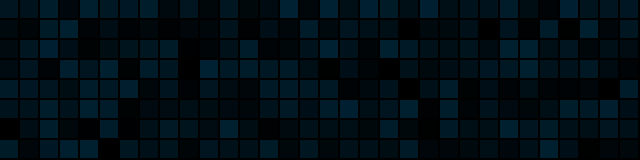
Frame 1 (no input)
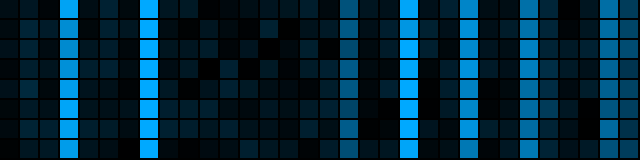
Frame 60 (the mouse pressed at the canvas centre just before this capture)
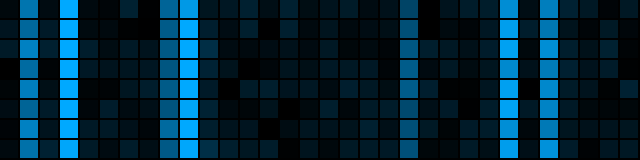
Frame 120 (the mouse held since frame 60 and released just before this capture)

The Processing sketch that drew these frames (run headless with seeded random() and noise(); from frame 60 on, the mouse is pressed at the canvas centre):

// Processing sketch: Laser_atttack_blue
// ── Laser_atttack_blue.pde
int pixelSize = 20;
int cols = 32;
int rows = 8;
int gap = 2;

float[][] brightnessArr;
boolean[][] isFadingArr;
int[][] countdownArr;

float[][] staticArr;

void settings() {
  size(cols * pixelSize, rows * pixelSize);
}

void setup() {
  colorMode(HSB, 360, 100, 100);
  noStroke();

  // Initialize arrays
  brightnessArr = new float[cols][rows];
  isFadingArr = new boolean[cols][rows];
  countdownArr = new int[cols][rows];
  staticArr = new float[cols][rows];
  
  for (int i = 0; i < cols; i++) {
    for (int j = 0; j < rows; j++) {
      brightnessArr[i][j] = 0;
      isFadingArr[i][j] = false;
      countdownArr[i][j] = 0;
      staticArr[i][j] = random(10, 30);
    }
  }
}

void draw() {
  background(0);

  // Add some static
  for (int i = 0; i < cols; i++) {
    for (int j = 0; j < rows; j++) {
      fill(0, 0, staticArr[i][j]);
      rect(i * pixelSize, j * pixelSize, pixelSize - gap, pixelSize - gap);
    }
  }

  // Every 5 frames start a new "laser"
  if (frameCount % 5 == 0) {
    int i = floor(random(cols));
    brightnessArr[i][0] = 100;
    countdownArr[i][0] = int(random(8, 15)); // Make the lasers a bit longer
  }

  // Process colors and trails
  for (int i = 0; i < cols; i++) {
    for (int j = 0; j < rows; j++) {
      
      if (countdownArr[i][j] > 0) {
        if (j < rows - 1) {
          countdownArr[i][j + 1] = countdownArr[i][j] - 1;
        }
        brightnessArr[i][j] = 100;
        isFadingArr[i][j] = true;
        countdownArr[i][j] = 0;
      }

      if (isFadingArr[i][j]) {
        brightnessArr[i][j] -= 2;
        if (brightnessArr[i][j] <= 0) {
          isFadingArr[i][j] = false;
        }
      }

      // The leading pixel is flickering white, trailing pixels are a cooler blue with shimmer
      boolean isLeading = (j < rows - 1 && brightnessArr[i][j + 1] == 100);
      if (isLeading) {
        fill(0, 0, brightnessArr[i][j] + random(0, 20));
      } else {
        fill(200, 100, brightnessArr[i][j] + random(0, 20)); // Changed from green to blue
      }

      rect(i * pixelSize, j * pixelSize, pixelSize - gap, pixelSize - gap);
    }
  }
}
